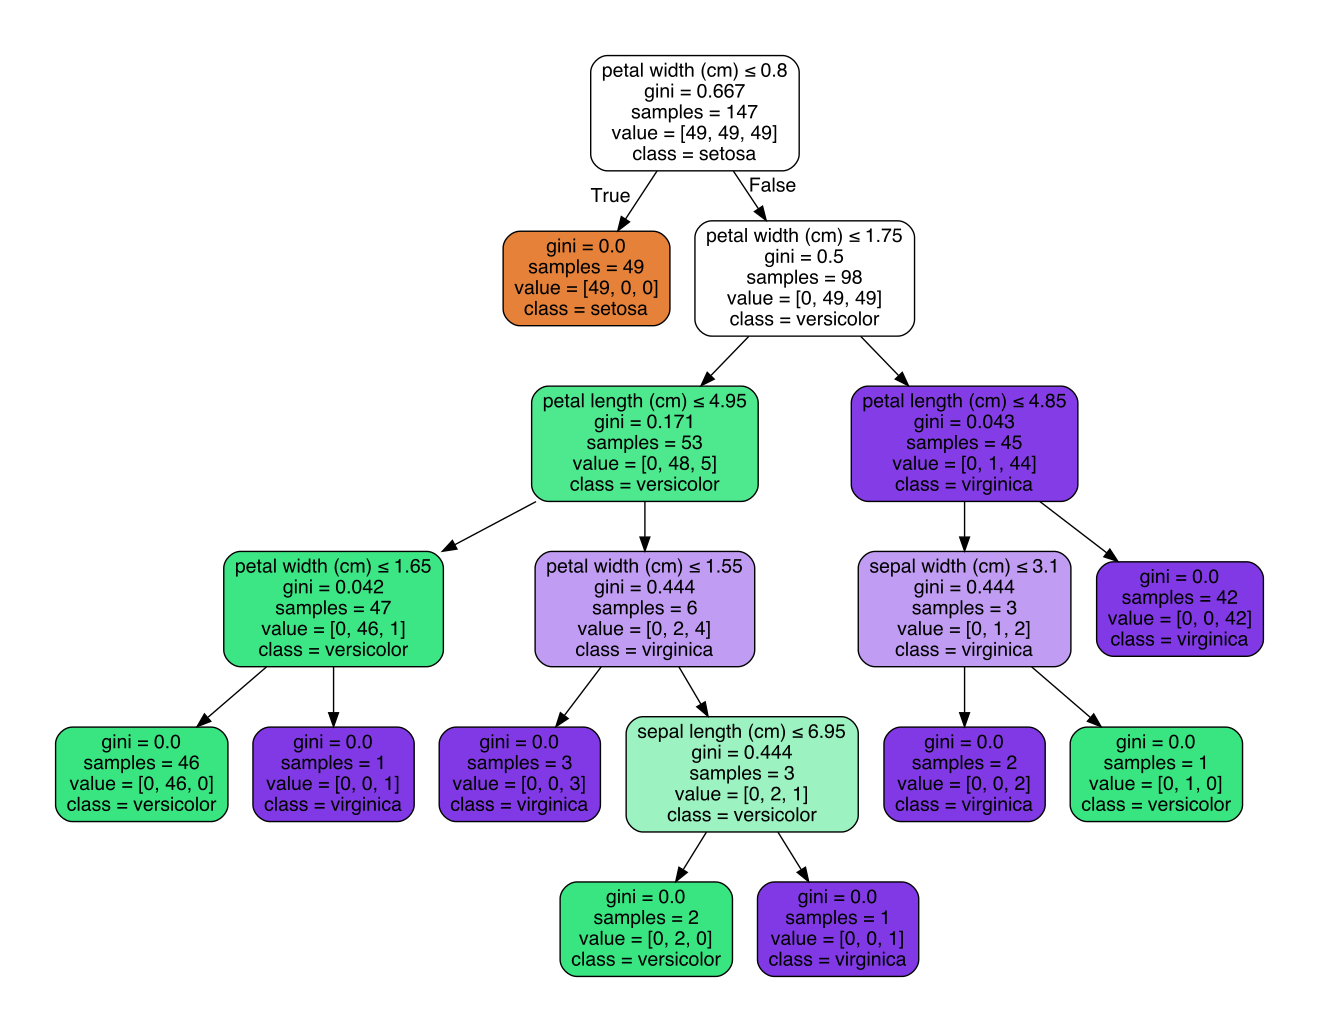

Here is the Python script that generated this plot:
from sklearn.datasets import load_iris
import numpy as np
from sklearn import tree
from IPython.display import Image
import pydotplus
import graphviz


iris = load_iris()

print("feature: ",iris.feature_names)
print("names: ",iris.target_names)

print(iris.data[0])
print(iris.target[0])


# iris.data 和iris.target 的50 100 0 分别记录一种花的开始

test_index = [0, 50, 100]
training_data = np.delete(iris.data, test_index, axis = 0)  # data是个二维数组 axis=0 表示删除对应整行
training_target = np.delete(iris.target, test_index)

testing_data = iris.data[test_index]
testing_target = iris.target[test_index]


clf = tree.DecisionTreeClassifier()
clf.fit(training_data, training_target)

print("testing_data" , testing_data)
print("testing_target" , testing_target)
print(clf.predict(testing_data))


dot_data = tree.export_graphviz(clf, out_file=None,
                                feature_names=iris.feature_names,
                                class_names=iris.target_names,
                                filled=True, rounded=True,
                                special_characters=True)
grap = pydotplus.graph_from_dot_data(dot_data)
grap.write_pdf("iris.pdf")
